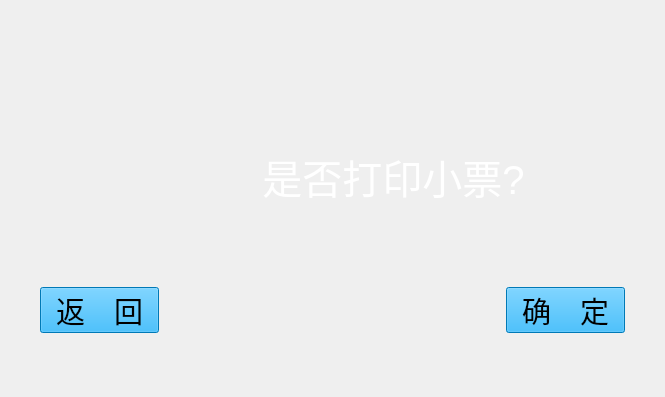
<?xml version="1.0" encoding="UTF-8"?>
<ui version="4.0">
 <class>PrintPaper</class>
 <widget class="QWidget" name="PrintPaper">
  <property name="geometry">
   <rect>
    <x>0</x>
    <y>0</y>
    <width>665</width>
    <height>397</height>
   </rect>
  </property>
  <property name="windowTitle">
   <string>Form</string>
  </property>
  <layout class="QHBoxLayout" name="horizontalLayout_3">
   <property name="spacing">
    <number>0</number>
   </property>
   <property name="sizeConstraint">
    <enum>QLayout::SetMinAndMaxSize</enum>
   </property>
   <property name="margin">
    <number>0</number>
   </property>
   <item>
    <layout class="QVBoxLayout" name="verticalLayout" stretch="1,1,1,1,1,1">
     <property name="sizeConstraint">
      <enum>QLayout::SetMinAndMaxSize</enum>
     </property>
     <item>
      <layout class="QHBoxLayout" name="horizontalLayout_4" stretch="1,11,1">
       <property name="sizeConstraint">
        <enum>QLayout::SetMinAndMaxSize</enum>
       </property>
       <property name="leftMargin">
        <number>40</number>
       </property>
       <property name="rightMargin">
        <number>30</number>
       </property>
       <item>
        <widget class="QLabel" name="labelCANID">
         <property name="font">
          <font>
           <pointsize>20</pointsize>
          </font>
         </property>
         <property name="styleSheet">
          <string notr="true"/>
         </property>
         <property name="text">
          <string/>
         </property>
        </widget>
       </item>
       <item>
        <spacer name="horizontalSpacer_4">
         <property name="orientation">
          <enum>Qt::Horizontal</enum>
         </property>
         <property name="sizeHint" stdset="0">
          <size>
           <width>578</width>
           <height>20</height>
          </size>
         </property>
        </spacer>
       </item>
       <item>
        <widget class="TimeLimit" name="timeLimit" native="true"/>
       </item>
      </layout>
     </item>
     <item>
      <spacer name="verticalSpacer">
       <property name="orientation">
        <enum>Qt::Vertical</enum>
       </property>
       <property name="sizeHint" stdset="0">
        <size>
         <width>20</width>
         <height>17</height>
        </size>
       </property>
      </spacer>
     </item>
     <item>
      <layout class="QHBoxLayout" name="horizontalLayout" stretch="1,1,1,1">
       <property name="spacing">
        <number>16</number>
       </property>
       <property name="sizeConstraint">
        <enum>QLayout::SetMinAndMaxSize</enum>
       </property>
       <item>
        <spacer name="horizontalSpacer">
         <property name="orientation">
          <enum>Qt::Horizontal</enum>
         </property>
         <property name="sizeHint" stdset="0">
          <size>
           <width>40</width>
           <height>20</height>
          </size>
         </property>
        </spacer>
       </item>
       <item>
        <widget class="QLabel" name="label_3">
         <property name="minimumSize">
          <size>
           <width>105</width>
           <height>94</height>
          </size>
         </property>
         <property name="maximumSize">
          <size>
           <width>105</width>
           <height>94</height>
          </size>
         </property>
         <property name="styleSheet">
          <string notr="true">image: url(:/printpaper.png);</string>
         </property>
         <property name="text">
          <string/>
         </property>
        </widget>
       </item>
       <item>
        <widget class="QLabel" name="label">
         <property name="font">
          <font>
           <pointsize>30</pointsize>
          </font>
         </property>
         <property name="styleSheet">
          <string notr="true">color: rgb(255, 255, 255);</string>
         </property>
         <property name="text">
          <string>是否打印小票?</string>
         </property>
         <property name="alignment">
          <set>Qt::AlignCenter</set>
         </property>
        </widget>
       </item>
       <item>
        <spacer name="horizontalSpacer_2">
         <property name="orientation">
          <enum>Qt::Horizontal</enum>
         </property>
         <property name="sizeHint" stdset="0">
          <size>
           <width>40</width>
           <height>20</height>
          </size>
         </property>
        </spacer>
       </item>
      </layout>
     </item>
     <item>
      <spacer name="verticalSpacer_2">
       <property name="orientation">
        <enum>Qt::Vertical</enum>
       </property>
       <property name="sizeHint" stdset="0">
        <size>
         <width>20</width>
         <height>40</height>
        </size>
       </property>
      </spacer>
     </item>
     <item>
      <layout class="QHBoxLayout" name="horizontalLayout_2" stretch="2,9,2">
       <property name="sizeConstraint">
        <enum>QLayout::SetMinAndMaxSize</enum>
       </property>
       <property name="leftMargin">
        <number>40</number>
       </property>
       <property name="rightMargin">
        <number>40</number>
       </property>
       <property name="bottomMargin">
        <number>0</number>
       </property>
       <item>
        <widget class="QPushButton" name="buttonBack">
         <property name="sizePolicy">
          <sizepolicy hsizetype="Preferred" vsizetype="Preferred">
           <horstretch>0</horstretch>
           <verstretch>0</verstretch>
          </sizepolicy>
         </property>
         <property name="minimumSize">
          <size>
           <width>119</width>
           <height>46</height>
          </size>
         </property>
         <property name="maximumSize">
          <size>
           <width>119</width>
           <height>46</height>
          </size>
         </property>
         <property name="font">
          <font>
           <pointsize>22</pointsize>
           <weight>50</weight>
           <italic>false</italic>
           <bold>false</bold>
          </font>
         </property>
         <property name="focusPolicy">
          <enum>Qt::NoFocus</enum>
         </property>
         <property name="styleSheet">
          <string notr="true">QPushButton { background-color: rgb(0, 170, 255); color: rgb(0, 0, 0); } 
QPushButton:hover:pressed{ background-color: rgb(0,0,127); color:rgb(255, 255, 255);} 
QPushButton:hover:!pressed{ background-color: rgb(0, 170, 255); color: rgb(0, 0, 0); } 
QPushButton {font: 22pt ; } </string>
         </property>
         <property name="text">
          <string>返　回</string>
         </property>
        </widget>
       </item>
       <item>
        <spacer name="horizontalSpacer_3">
         <property name="orientation">
          <enum>Qt::Horizontal</enum>
         </property>
         <property name="sizeHint" stdset="0">
          <size>
           <width>40</width>
           <height>20</height>
          </size>
         </property>
        </spacer>
       </item>
       <item>
        <widget class="QPushButton" name="buttonOK">
         <property name="sizePolicy">
          <sizepolicy hsizetype="Preferred" vsizetype="Preferred">
           <horstretch>0</horstretch>
           <verstretch>0</verstretch>
          </sizepolicy>
         </property>
         <property name="minimumSize">
          <size>
           <width>119</width>
           <height>46</height>
          </size>
         </property>
         <property name="maximumSize">
          <size>
           <width>119</width>
           <height>46</height>
          </size>
         </property>
         <property name="font">
          <font>
           <pointsize>22</pointsize>
           <weight>50</weight>
           <italic>false</italic>
           <bold>false</bold>
          </font>
         </property>
         <property name="focusPolicy">
          <enum>Qt::NoFocus</enum>
         </property>
         <property name="styleSheet">
          <string notr="true">QPushButton { background-color: rgb(0, 170, 255); color: rgb(0, 0, 0); } 
QPushButton:hover:pressed{ background-color: rgb(0,0,127); color:rgb(255, 255, 255);} 
QPushButton:hover:!pressed{ background-color: rgb(0, 170, 255); color: rgb(0, 0, 0); } 
QPushButton {font: 22pt ; } </string>
         </property>
         <property name="text">
          <string>确　定</string>
         </property>
        </widget>
       </item>
      </layout>
     </item>
     <item>
      <spacer name="verticalSpacer_3">
       <property name="orientation">
        <enum>Qt::Vertical</enum>
       </property>
       <property name="sizeHint" stdset="0">
        <size>
         <width>20</width>
         <height>18</height>
        </size>
       </property>
      </spacer>
     </item>
    </layout>
   </item>
  </layout>
 </widget>
 <customwidgets>
  <customwidget>
   <class>TimeLimit</class>
   <extends>QWidget</extends>
   <header>TimeLimit.h</header>
  </customwidget>
 </customwidgets>
 <resources/>
 <connections/>
</ui>
